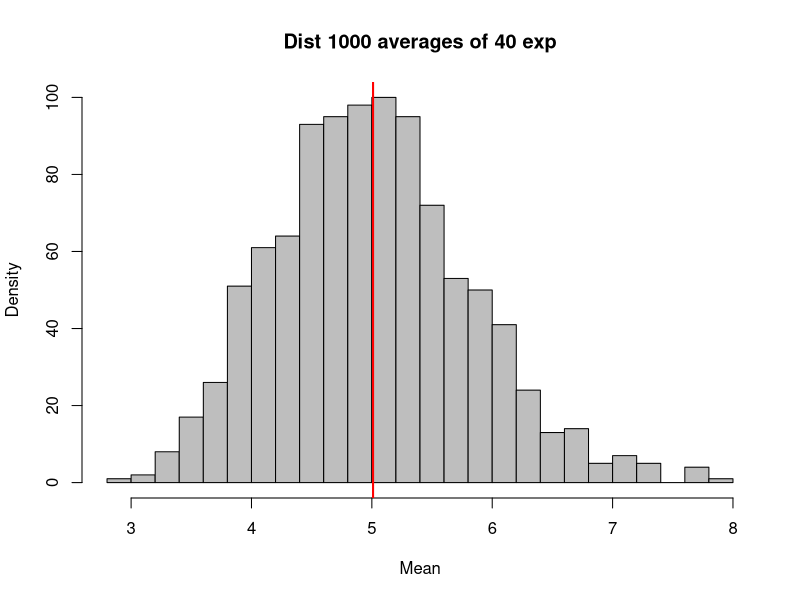
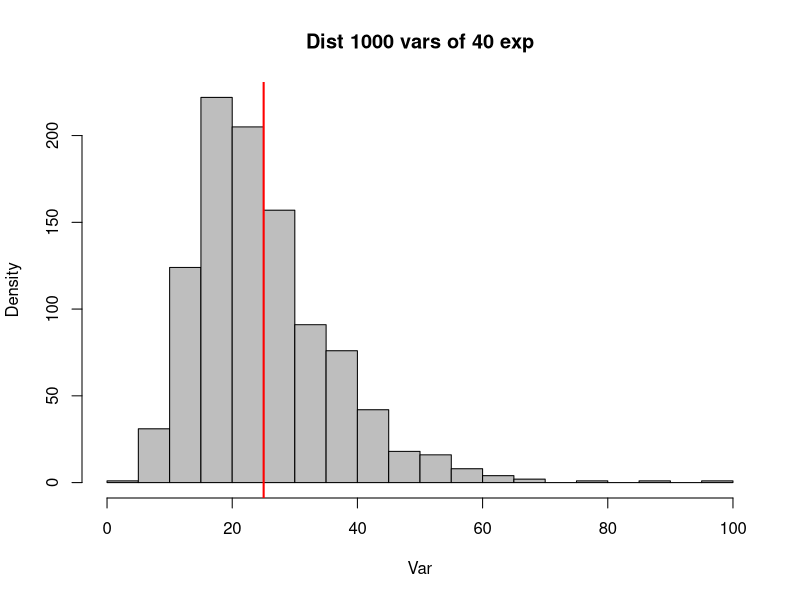
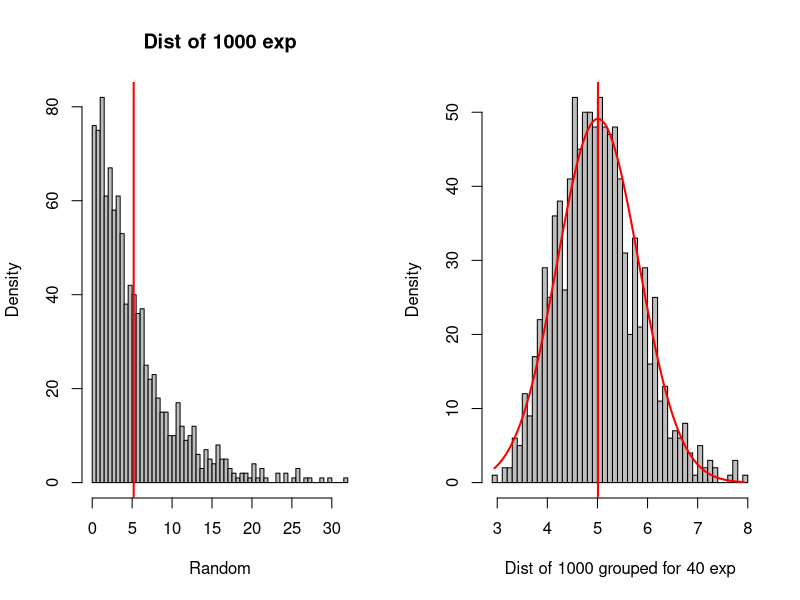

These charts were generated, in order, by the following R code:
## ---- chunk 1
params.seed   <- 555555
params.n_sim  <- 1000
params.n_dist <- 40
params.lambda <- 0.2
params.precision <- 2

set.seed(params.seed)

simulate <- function(f) {
  r <- NULL
  for (s in 1 : params.n_sim) { 
    r = c(r, f(rexp(params.n_dist, params.lambda)))   
  }
  r
}
## ---- chunk 2
output.means <- simulate(mean)
output.means.sample <- round(mean(output.means), params.precision)
output.means.theorical <- 1/params.lambda

hist(output.means, main="Dist 1000 averages of 40 exp"
                 , xlab= "Mean"
                 , ylab="Density"
                 , breaks= 30
                 , col="gray")
abline(v= output.means.sample, col="red",lwd= 2)

matrix(data=c(output.means.theorical, output.means.sample)
       , nrow=1
       , ncol=2
       , byrow=TRUE
       , dimnames=list(c("Mean"), c("Theoretical", "Sample")))

## ---- chunk 3
output.vars  <- simulate(var)
output.vars.sample <- round(mean(output.vars), params.precision)
output.vars.theorical <- (1/params.lambda)^2
hist(output.vars, main="Dist 1000 vars of 40 exp"
     , xlab= "Var"
     , ylab="Density"
     , breaks= 30
     , col="gray")
abline(v= output.vars.sample, col="red",lwd= 2)

matrix(data=c(output.vars.theorical, output.vars.sample)
       , nrow=1
       , ncol=2
       , byrow=TRUE, dimnames=list(c("Var"), c("Theoretical", "Sample")))

## ---- chunk 4
output.exponentials <- rexp(params.n_sim, params.lambda)
output.exponentials.mean <- (mean(output.exponentials))

par(mfrow=c(1,2))
 
hist(output.exponentials, main="Dist of 1000 exp"
                        , xlab= "Random"
                        , ylab="Density"
                        , breaks= 50
                        , col="gray")
abline(v= output.exponentials.mean, col="red",lwd= 2)

h1<- hist(output.means  , breaks= 50
                        ,col="grey"
                        , main=""
                        , xlab= "Dist of 1000 grouped for 40 exp"
                        , ylab="Density")

  abline(v=mean(output.means),col="red",lwd=2)
    

          x_norm <-seq( min(output.means)
                      , max(output.means) , length= 100)
          
          y_norm<-dnorm( x_norm
                       , mean=mean(output.means)
                       , sd=sd(output.means))

          y_norm<-y_norm*diff(h1$mids[1:2])*length(output.means)

          lines(x_norm, y_norm,col="red",lwd=2)

